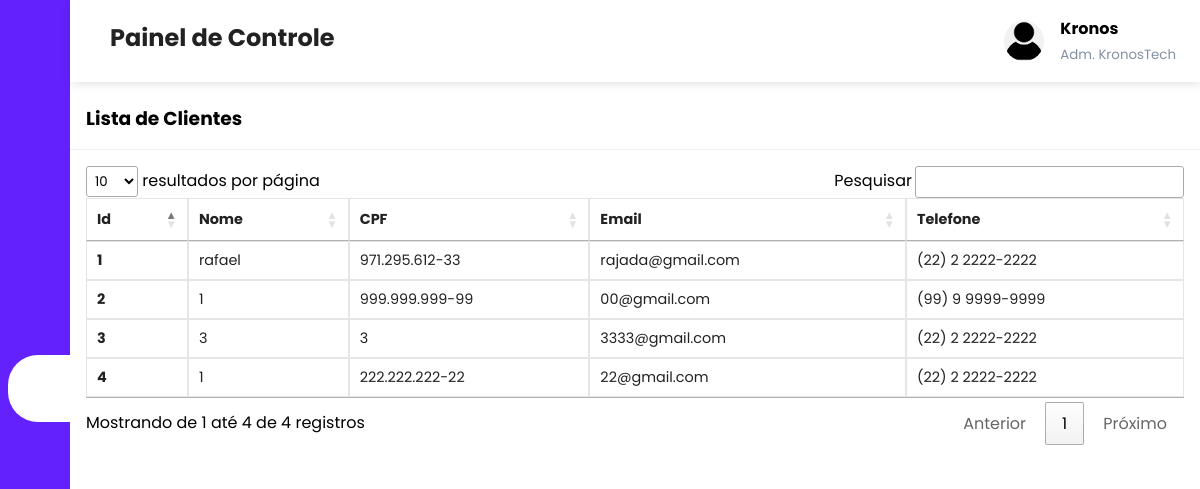
Screenshot of /admin/clientes.php (signed in) with the database file from the repository.
### tables this page shows
CREATE TABLE `users` (
  `user_id` int(11) NOT NULL,
  `user_cpf` varchar(14) NOT NULL,
  `user_name` varchar(108) NOT NULL,
  `user_email` varchar(100) NOT NULL,
  `user_phone` varchar(16) NOT NULL,
  `user_password` varchar(100) NOT NULL
);

### admin/clientes.php (the view, shortened to what this page needs)
<?php include('header.php'); ?>
<?php
include('../server/connection.php');
if (isset($_GET['page_no']) && $_GET['page_no'] != "") {
    $page_no = $_GET['page_no'];
} else {
    $page_no = 1;
}
$total_records_per_page = 10;
$offset = ($page_no - 1) * $total_records_per_page;
$stmt2 = $conn->prepare("SELECT * FROM users LIMIT ?, ?");
$stmt2->bind_param("ii", $offset, $total_records_per_page);
$stmt2->execute();
$users = $stmt2->get_result();
?>
<div class="recent-grid">
    <div class="projects">
        <div class="card">
            <div class="card-header">
                <h3>Lista de Clientes</h3>
            </div>
            <div class="card-body">
            <div class="table-responsive">
                    <table width="100%" class="orders-table" id="tabelaOrdenada">
                        <thead>
                            <tr>
                                <td>Id</td>
                                <td>Nome</td>
                                <td>CPF</td>
                                <td>Email</td>
                                <td>Telefone</td>
                            </tr>
                        </thead>
                        <tbody>
                            <?php while($user = $users->fetch_assoc()) { ?>
                                <tr>
                                    <td><strong><?php echo $user['user_id']; ?></strong></td>
                                    <td><?php echo $user['user_name']; ?></td>
                                    <td><?php echo $user['user_cpf']; ?></td>
                                    <td><?php echo $user['user_email']; ?></td>
                                    <td><?php echo $user['user_phone']; ?></td>
                                </tr>
                            <?php } ?>
                        </tbody>
                    </table>
            </div>
        </div>
    </div>
</div>
</body>
</html>

### admin/styles.css (style rules this page uses)
:root { --main-color: #6321fe; --color-dark: #1d2231; --text-grey: #8390a2; }
* { padding: 0; margin: 0; box-sizing: border-box; list-style-type: none; text-decoration: none; font-family: "Poppins", sans-serif; }
.recent-grid { margin-top: 5.5rem; }
.card { background: #fff; border-radius: 5px; }
.card-header, .card-body { padding: 1rem; }
.card-header { display: flex; justify-content: space-between; align-items: center; border-bottom: 1px solid #f0f0f0; font-weight: bold; }
table { border-collapse: collapse; }
thead tr { border-top: 2px solid rgba(0, 0, 0, 0.3); border-bottom: 2px solid rgba(0, 0, 0, 0.3) }
.orders-table td { border: 1px solid rgba(0, 0, 0, 0.10); padding: 8px; text-align: left; }
thead td { font-weight: 700; }
td { padding: 0.5rem 1rem; font-size: 0.9rem; color: #222; }
tr td:last-child { display: flex; align-items: center; }
.table-responsive { width: 100%; overflow-x: auto; }

### rows the page displays
users: user_id "1", user_name "rafael", user_cpf "971.295.612-33", user_email "rajada@gmail.com", user_phone "(22) 2 2222-2222"
users: user_id "2", user_name "1", user_cpf "999.999.999-99", user_email "00@gmail.com", user_phone "(99) 9 9999-9999"
users: user_id "3", user_name "3", user_cpf "3", user_email "3333@gmail.com", user_phone "(22) 2 2222-2222"
users: user_id "4", user_name "1", user_cpf "222.222.222-22", user_email "22@gmail.com", user_phone "(22) 2 2222-2222"

### other values shown
$_SESSION['admin_name'] "Kronos"
